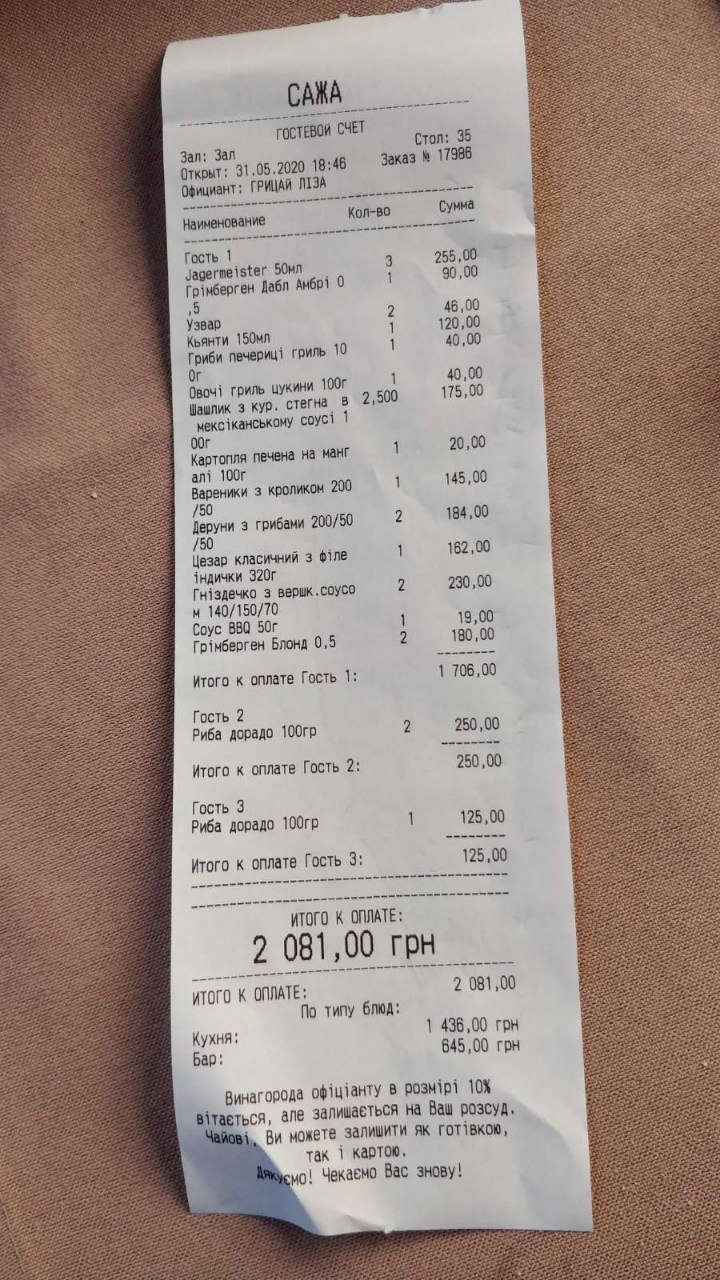
#> input picture photos/receipt.jpg, 720 x 1280 px; its folder holds only this picture in this run
$ python scan.py
#> lines starting #> are read from the running program, lines starting #| are printed output that depends on the picture; after the words box and inside, x2 and y2 are one past the last pixel; in counts of white or black regions, pixels touching at a corner belong together
"""https://pyimagesearch.com/2014/09/01/build-kick-ass-mobile-document-scanner-just-5-minutes/"""


import cv2
import pytesseract
import numpy as np


from transform import four_point_transform

from skimage.filters import threshold_local

import numpy as np
import cv2
import imutils
import os


files = os.listdir(r"photos")

if files:
    files = [os.path.join(r"photos", file) for file in files]
    files = [file for file in files if os.path.isfile(file)]
    path_last_image = max(files, key=os.path.getctime)


image = cv2.imread(path_last_image)
#> image is the input picture: shape (1280, 720, 3); mean B, G, R 131.3, 138.6, 157.1
ratio = image.shape[0] / 500.0
#> ratio = 2.56
orig = image.copy()
image = imutils.resize(image, height=500)
#> image: shape (500, 281, 3)


gray = cv2.cvtColor(image, cv2.COLOR_BGR2GRAY)
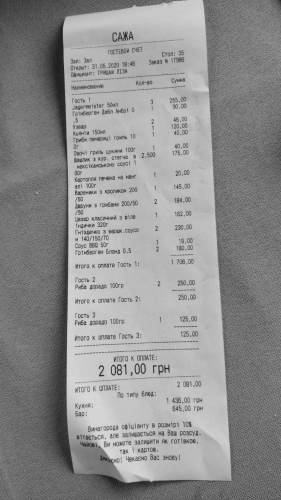
#> gray: shape (500, 281); min 28, max 218, mean 143.3
gray = cv2.GaussianBlur(gray, (5, 5), 0)
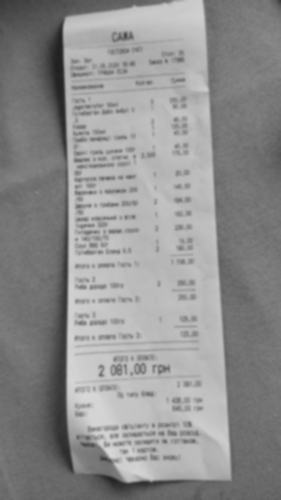
#> gray: shape (500, 281); min 32, max 215, mean 143.3
edged = cv2.Canny(image, 50, 150)
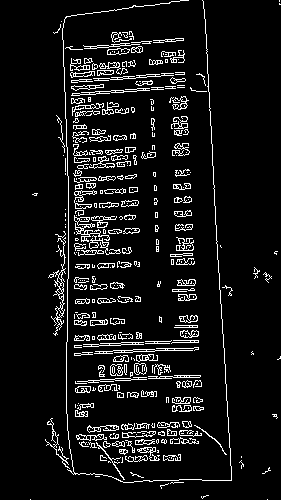
#> edged: shape (500, 281); 8.1% white in thin lines or dots, all inside (x1, y1, x2, y2) = (30, 0, 281, 500)

# [6 lines of commented-out code are left out]

cnts = cv2.findContours(edged.copy(), cv2.RETR_LIST, cv2.CHAIN_APPROX_SIMPLE)
#> cnts = 699 contours, 510 with area under 20; largest, box (x1, y1, x2, y2) and area: (48, 237, 66, 336) 230, (74, 215, 110, 242) 160, (74, 190, 97, 209) 132, (134, 363, 147, 375) 114, (134, 363, 147, 375) 113
cnts = imutils.grab_contours(cnts)
cnts = sorted(cnts, key=cv2.contourArea, reverse=True)[:5]
#> cnts = 5 contours; box (x1, y1, x2, y2) and area: (48, 237, 66, 336) 230, (74, 215, 110, 242) 160, (74, 190, 97, 209) 132, (134, 363, 147, 375) 114, (134, 363, 147, 375) 113


for c in cnts:

    peri = cv2.arcLength(c, True)
    approx = cv2.approxPolyDP(c, 0.02 * peri, True)

    if len(approx) == 4:
        screenCnt = approx
        break
#> this loop made 5 passes
#> peri on passes 1 to 5: 488.1, 291.5, 146.1, 44.38, 83.11

# [5 lines of commented-out code are left out]


#> (the run stopped early here; a loop or call above may not have finished)
